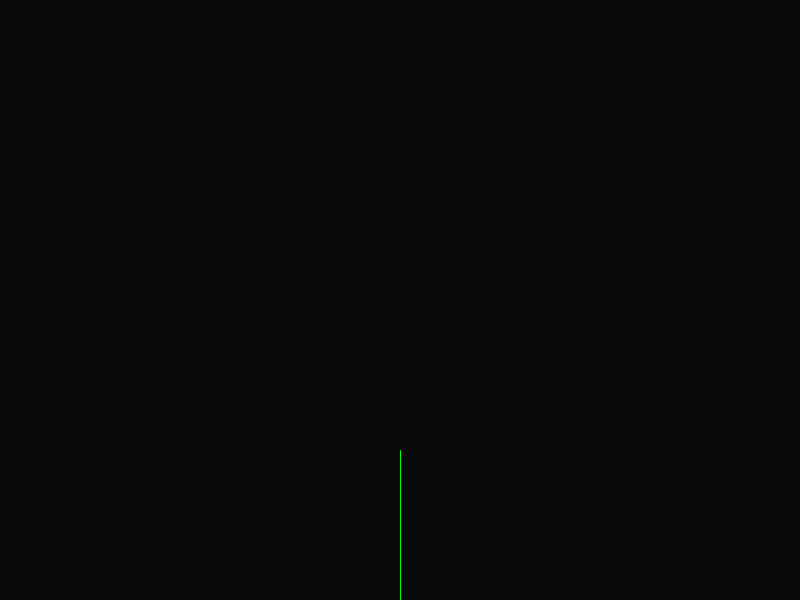
Frame 1 (no input)
Frame 60 (the mouse pressed at the canvas centre just before this capture): identical to frame 1, image omitted
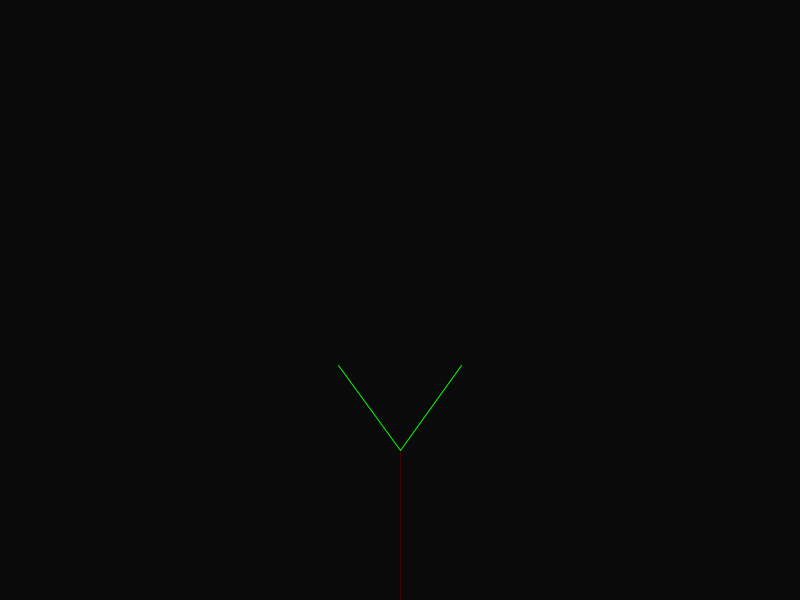
Frame 120 (the mouse held since frame 60 and released just before this capture)

The Processing sketch that drew these frames (run headless with seeded random() and noise(); from frame 60 on, the mouse is pressed at the canvas centre):

// Processing sketch: fractal_tree
// ── fractal_tree.pde


ArrayList<Branch> branches;
float n;
float scale = 0.7;
float len = 150;
float angle = PI/5;

void setup() {
  size(800, 600);
  branches = new ArrayList<Branch>();
  branches.add(new Branch(new PVector(0, 0), new PVector(0, -len), 0, len));
  n = 1;
}

void draw() {
  background(10, 10, 10);
  translate(width/2, height);

  for (Branch b : branches) {
    if (b.isFinished) {
      stroke(63, 3, 3);
    } else {
      stroke(0, 255, 0); 
    }
    b.draw();
  }
  
  println(branches.size());
}

Branch createBranch(Branch b, float angle) {
  PVector dir = PVector.sub(b.end, b.start);
  dir.rotate(angle);
  dir.mult(scale);
  return new Branch(b.end, PVector.add(b.end, dir), b.offsetAngle + PI/4, b.len * scale);
}

void mousePressed() {
  n++;
  ArrayList<Branch> children = new ArrayList<Branch>();

  for (Branch b : branches) {
    if (!b.isFinished) {
      b.isFinished = true;
      children.add(createBranch(b, angle));
      children.add(createBranch(b, -angle));
    }
  }
  
  branches.addAll(children);
}
// ── Branch.pde


class Branch {
  
  float len;
  float offsetAngle;
  boolean isFinished = false;
  PVector start, end;
  
  public Branch(PVector s, PVector e, float a, float l) {
    len = l; 
    offsetAngle = a;
    
    start = s;
    end = e;
  }
  
  public void draw() {
    if (!isFinished) {
      line(start.x, start.y, end.x, end.y);
    } else {
      line(start.x, start.y, end.x, end.y);
    }
  }
}
